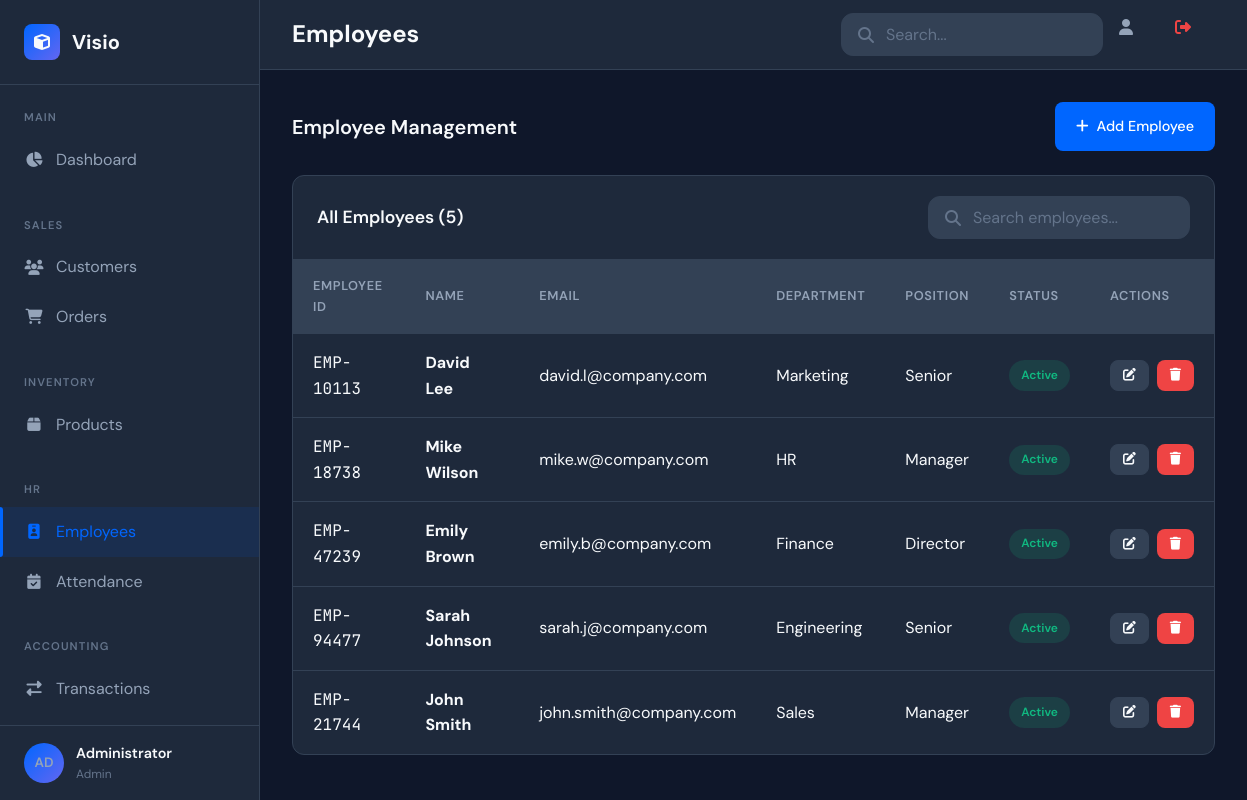
Page /employees (signed in) on the committed database.
### app.py (models this page shows, shortened)
class User(UserMixin, db.Model):
    id = db.Column(db.Integer, primary_key=True)
    email = db.Column(db.String(120), unique=True, nullable=False)
    password_hash = db.Column(db.String(256), nullable=False)
    full_name = db.Column(db.String(100), nullable=False)
    role = db.Column(db.String(20), default='user')
    is_active = db.Column(db.Boolean, default=True)
    created_at = db.Column(db.DateTime, default=datetime.utcnow)
    last_login = db.Column(db.DateTime)
    def get_initials(self):
        names = self.full_name.split()
        if len(names) >= 2:
            return f"{names[0][0]}{names[1][0]}".upper()
        return self.full_name[:2].upper()

class Employee(db.Model):
    id = db.Column(db.Integer, primary_key=True)
    employee_id = db.Column(db.String(20), unique=True, nullable=False)
    name = db.Column(db.String(100), nullable=False)
    email = db.Column(db.String(120), unique=True, nullable=False)
    department = db.Column(db.String(50))
    position = db.Column(db.String(50))
    salary = db.Column(db.Float, default=0)
    hire_date = db.Column(db.Date)
    status = db.Column(db.String(20), default='active')
    created_at = db.Column(db.DateTime, default=datetime.utcnow)
    attendances = db.relationship('Attendance', backref='employee', lazy=True)

### app.py (the view)
@app.route('/employees')
@login_required
def employees():
    return render_template('employees.html', employees=Employee.query.order_by(Employee.created_at.desc()).all())

### app.py (called while the page is built)
@login_manager.user_loader
def load_user(user_id):
    return User.query.get(int(user_id))

### templates/employees.html (shortened to what this page needs)
{% extends "base.html" %}
{% block page_title %}Employees{% endblock %}
{% block content %}
<div class="section-header">
    <h2 class="section-title">Employee Management</h2>
    <a href="{{ url_for('add_employee') }}" class="btn btn-primary">
        <i class="fas fa-plus"></i>
        Add Employee
    </a>
</div>
<div class="card">
    <div class="card-header">
        <h3 class="card-title">All Employees ({{ employees|length }})</h3>
        <div class="search-box">
            <i class="fas fa-search"></i>
            <input type="text" id="searchEmployees" placeholder="Search employees..." onkeyup="filterTable('searchEmployees', 'employeesTable')">
        </div>
    </div>
    <div class="card-body" style="padding: 0;">
        {% if employees %}
        <table class="data-table" id="employeesTable">
            <thead>
                <tr>
                    <th>Employee ID</th>
                    <th>Name</th>
                    <th>Email</th>
                    <th>Department</th>
                    <th>Position</th>
                    <th>Status</th>
                    <th>Actions</th>
                </tr>
            </thead>
            <tbody>
                {% for employee in employees %}
                <tr>
                    <td class="font-mono">{{ employee.employee_id }}</td>
                    <td><strong>{{ employee.name }}</strong></td>
                    <td>{{ employee.email }}</td>
                    <td>{{ employee.department or '-' }}</td>
                    <td>{{ employee.position or '-' }}</td>
                    <td>
                        <span class="badge badge-{{ employee.status }}">{{ employee.status }}</span>
                    </td>
                    <td>
                        <div class="btn-group">
                            <a href="{{ url_for('edit_employee', id=employee.id) }}" class="btn btn-sm btn-secondary" title="Edit">
                                <i class="fas fa-edit"></i>
                            </a>
                            <form action="{{ url_for('delete_employee', id=employee.id) }}" method="POST" style="display: inline;" data-confirm="Are you sure you want to delete this employee?">
                                <button type="submit" class="btn btn-sm btn-danger" title="Delete">
                                    <i class="fas fa-trash"></i>
                                </button>
                            </form>
                        </div>
                    </td>
                </tr>
                {% endfor %}
            </tbody>
        </table>
        {% endif %}
    </div>
</div>
{% endblock %}

### templates/base.html (shortened to what this page needs)
<!DOCTYPE html>
<html lang="en">
<head>
    <link rel="stylesheet" href="https://cdnjs.cloudflare.com/ajax/libs/font-awesome/6.4.0/css/all.min.css">
    <link rel="stylesheet" href="{{ url_for('static', filename='css/style.css') }}">
</head>
<body>
    <div class="app-container">
        <aside class="sidebar">
            <div class="sidebar-header">
                <div class="logo">
                    <i class="fas fa-cube"></i>
                    <span>Visio</span>
                </div>
            </div>
            <nav class="sidebar-nav">
                <div class="nav-section">
                    <span class="nav-section-title">Main</span>
                    <a href="{{ url_for('dashboard') }}" class="nav-item {% if request.endpoint == 'dashboard' %}active{% endif %}">
                        <i class="fas fa-chart-pie"></i><span>Dashboard</span>
                    </a>
                </div>
                <div class="nav-section">
                    <span class="nav-section-title">Sales</span>
                    <a href="{{ url_for('customers') }}" class="nav-item {% if 'customer' in request.endpoint %}active{% endif %}">
                        <i class="fas fa-users"></i><span>Customers</span>
                    </a>
                    <a href="{{ url_for('orders') }}" class="nav-item {% if 'order' in request.endpoint %}active{% endif %}">
                        <i class="fas fa-shopping-cart"></i><span>Orders</span>
                    </a>
                </div>
                <div class="nav-section">
                    <span class="nav-section-title">Inventory</span>
                    <a href="{{ url_for('products') }}" class="nav-item {% if 'product' in request.endpoint %}active{% endif %}">
                        <i class="fas fa-box"></i><span>Products</span>
                    </a>
                </div>
                <div class="nav-section">
                    <span class="nav-section-title">HR</span>
                    <a href="{{ url_for('employees') }}" class="nav-item {% if 'employee' in request.endpoint %}active{% endif %}">
                        <i class="fas fa-id-badge"></i><span>Employees</span>
                    </a>
                    <a href="{{ url_for('attendance') }}" class="nav-item {% if 'attendance' in request.endpoint %}active{% endif %}">
                        <i class="fas fa-calendar-check"></i><span>Attendance</span>
                    </a>
                </div>
                <div class="nav-section">
                    <span class="nav-section-title">Accounting</span>
                    <a href="{{ url_for('transactions') }}" class="nav-item {% if 'transaction' in request.endpoint %}active{% endif %}">
                        <i class="fas fa-exchange-alt"></i><span>Transactions</span>
                    </a>
                    <a href="{{ url_for('reports') }}" class="nav-item {% if 'report' in request.endpoint %}active{% endif %}">
                    </a>
                </div>
            </nav>
            <div class="sidebar-footer">
                <div class="user-info" style="cursor: pointer;" onclick="toggleUserMenu()">
                    <div class="user-avatar" style="background: linear-gradient(135deg, #0066FF, #6366F1); display: flex; align-items: center; justify-content: center; font-weight: 600; font-size: 0.85rem;">
                        {{ current_user.get_initials() }}
                    </div>
                    <div class="user-details">
                        <span class="user-name">{{ current_user.full_name }}</span>
                        <span class="user-role">{{ current_user.role|capitalize }}</span>
                    </div>
                </div>
            </div>
        </aside>
        <main class="main-content">
            <header class="content-header">
                <div class="header-left">
                    <h1 class="page-title">{% block page_title %}Dashboard{% endblock %}</h1>
                </div>
                <div class="header-right">
                    <div class="search-box"><i class="fas fa-search"></i><input type="text" placeholder="Search..."></div>
                    <a href="{{ url_for('profile') }}" class="notification-btn" title="Profile"><i class="fas fa-user"></i></a>
                    <a href="{{ url_for('logout') }}" class="notification-btn" title="Logout" style="color: #EF4444;"><i class="fas fa-sign-out-alt"></i></a>
                </div>
            </header>
            <div class="content-body">{% block content %}{% endblock %}</div>
        </main>
    </div>
</body>
</html>

### rows in the picture
User: get_initials "AD", full_name "Administrator", role "Admin"
Employee: employee_id "EMP-10113", name "David Lee", email "david.l@company.com", department "Marketing", position "Senior", status "Active"
Employee: employee_id "EMP-18738", name "Mike Wilson", email "mike.w@company.com", department "HR", position "Manager", status "Active"
Employee: employee_id "EMP-47239", name "Emily Brown", email "emily.b@company.com", department "Finance", position "Director", status "Active"
Employee: employee_id "EMP-94477", name "Sarah Johnson", email "sarah.j@company.com", department "Engineering", position "Senior", status "Active"
Employee: employee_id "EMP-21744", name "John Smith", email "john.smith@company.com", department "Sales", position "Manager", status "Active"

### other values in the picture
{{ employees|length }} "5"
